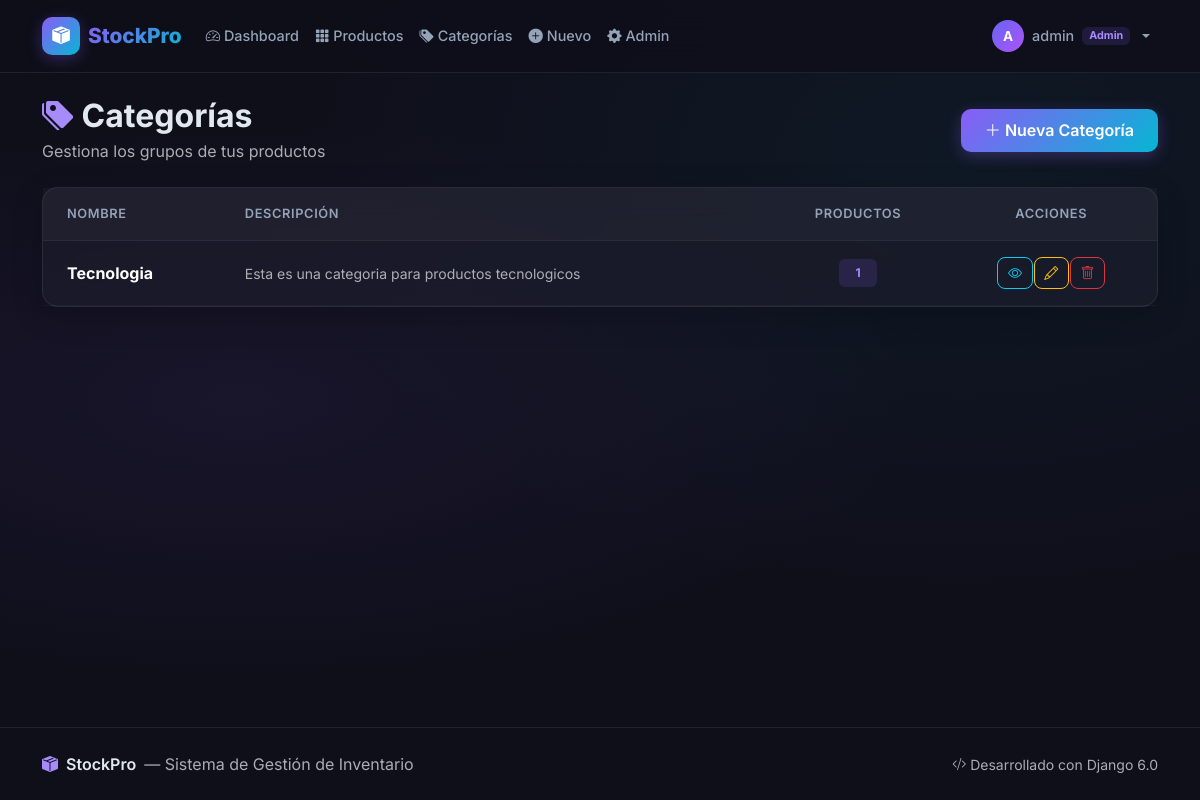
/categorias/ (signed in), run on the app's committed database.
### inventario/models.py (models this page shows, shortened)
class Categoria(models.Model):
    nombre = models.CharField(
        max_length=100,
        unique=True,
        verbose_name='Nombre de la categoría'
    )
    descripcion = models.TextField(
        blank=True,
        default='',
        verbose_name='Descripción'
    )
    class Meta:
        verbose_name = 'Categoría'
        verbose_name_plural = 'Categorías'
        ordering = ['nombre']

### inventario/views.py (the view)
# urls.py: path('categorias/', views.categoria_lista, name='categoria_lista'),
@login_required
def categoria_lista(request):
    categorias = Categoria.objects.annotate(total_productos=Count('productos'))
    return render(request, 'inventario/categoria_list.html', {
        'categorias': categorias,
    })

### templates/inventario/categoria_list.html (shortened to what this page needs)
{% extends 'base.html' %}
{% block content %}
<div class="d-flex flex-column flex-md-row justify-content-between align-items-start align-items-md-center mb-4 gap-3">
    <div>
        <h1 class="h2 fw-bold mb-1"><i class="bi bi-tags-fill text-purple"></i> Categorías</h1>
        <p class="text-muted mb-0">Gestiona los grupos de tus productos</p>
    </div>
    <a href="{% url 'categoria_crear' %}" class="btn btn-gradient">
        <i class="bi bi-plus-lg"></i> Nueva Categoría
    </a>
</div>
<div class="card glass-card">
    <div class="card-body p-0">
        <div class="table-responsive">
            <table class="table table-custom mb-0">
                <thead>
                    <tr>
                        <th class="ps-4">Nombre</th>
                        <th>Descripción</th>
                        <th class="text-center">Productos</th>
                        <th class="text-center">Acciones</th>
                    </tr>
                </thead>
                <tbody>
                    {% for categoria in categorias %}
                    <tr>
                        <td class="ps-4">
                            <span class="fw-bold text-white">{{ categoria.nombre }}</span>
                        </td>
                        <td>
                            <span class="text-muted small">{{ categoria.descripcion|default:"---"|truncatechars:60 }}</span>
                        </td>
                        <td class="text-center">
                            <span class="badge bg-purple-soft px-3 py-2">{{ categoria.total_productos }}</span>
                        </td>
                        <td class="text-center">
                            <div class="btn-group btn-group-sm">
                                <a href="{% url 'producto_lista' %}?categoria={{ categoria.id }}" class="btn btn-outline-info" title="Ver productos">
                                    <i class="bi bi-eye"></i>
                                </a>
                                <a href="{% url 'categoria_editar' categoria.pk %}" class="btn btn-outline-warning" title="Editar">
                                    <i class="bi bi-pencil"></i>
                                </a>
                                <a href="{% url 'categoria_eliminar' categoria.pk %}" class="btn btn-outline-danger" title="Eliminar">
                                    <i class="bi bi-trash"></i>
                                </a>
                            </div>
                        </td>
                    </tr>
                    {% endfor %}
                </tbody>
            </table>
        </div>
    </div>
</div>
{% endblock %}

### templates/base.html (shortened to what this page needs)
{% load static %}
{% load inventario_tags %}
<!DOCTYPE html>
<html lang="es" data-bs-theme="dark">
<head>
    <link href="https://cdn.jsdelivr.net/npm/bootstrap@5.3.3/dist/css/bootstrap.min.css" rel="stylesheet">
    <link href="https://cdn.jsdelivr.net/npm/bootstrap-icons@1.11.3/font/bootstrap-icons.min.css" rel="stylesheet">
    <link rel="stylesheet" href="{% static 'css/styles.css' %}">
</head>
<body>
    <nav class="navbar navbar-expand-lg navbar-custom sticky-top">
        <div class="container">
            <a class="navbar-brand d-flex align-items-center gap-2" href="{% url 'dashboard' %}">
                <div class="brand-icon">
                    <i class="bi bi-box-seam-fill"></i>
                </div>
                <span class="brand-text">StockPro</span>
            </a>
            <div class="collapse navbar-collapse" id="navbarNav">
                {% if user.is_authenticated %}
                <ul class="navbar-nav me-auto">
                    <li class="nav-item">
                        <a class="nav-link" href="{% url 'dashboard' %}" id="nav-dashboard">
                            <i class="bi bi-speedometer2"></i> Dashboard
                        </a>
                    </li>
                    <li class="nav-item">
                        <a class="nav-link" href="{% url 'producto_lista' %}" id="nav-productos">
                            <i class="bi bi-grid-3x3-gap-fill"></i> Productos
                        </a>
                    </li>
                    <li class="nav-item">
                        <a class="nav-link" href="{% url 'categoria_lista' %}" id="nav-categorias">
                            <i class="bi bi-tags-fill"></i> Categorías
                        </a>
                    </li>
                    <li class="nav-item">
                        <a class="nav-link" href="{% url 'producto_crear' %}" id="nav-nuevo">
                            <i class="bi bi-plus-circle-fill"></i> Nuevo
                        </a>
                    </li>
                    {% if user.is_staff %}
                    <li class="nav-item">
                        <a class="nav-link" href="{% url 'admin:index' %}" id="nav-admin" target="_blank">
                            <i class="bi bi-gear-fill"></i> Admin
                        </a>
                    </li>
                    {% endif %}
                </ul>
                <div class="navbar-nav">
                    <div class="nav-item dropdown">
                        <a class="nav-link dropdown-toggle d-flex align-items-center gap-2" href="#" role="button"
                           data-bs-toggle="dropdown" id="user-dropdown">
                            <div class="user-avatar">
                                {{ user.username|first|upper }}
                            </div>
                            <span>{{ user.username }}</span>
                            {% if user.is_staff %}
                            <span class="badge bg-purple-soft">Admin</span>
                            {% endif %}
                        </a>
                    </div>
                </div>
                {% endif %}
            </div>
        </div>
    </nav>
    <main class="main-content">
        <div class="container py-4">
            {% block content %}{% endblock %}
        </div>
    </main>
    <footer class="footer-custom">
        <div class="container">
            <div class="d-flex flex-column flex-md-row justify-content-between align-items-center gap-2">
                <div class="d-flex align-items-center gap-2">
                    <i class="bi bi-box-seam-fill text-purple"></i>
                    <span class="fw-semibold">StockPro</span>
                    <span class="text-muted">— Sistema de Gestión de Inventario</span>
                </div>
                <div class="text-muted small">
                    <i class="bi bi-code-slash"></i> Desarrollado con Django {{ django_version|default:"6.0" }}
                </div>
            </div>
        </div>
    </footer>
</body>
</html>

### static/css/styles.css (style rules this page uses)
:root { --purple-primary: #8b5cf6; --purple-dark: #7c3aed; --purple-light: #a78bfa; --purple-soft: rgba(139, 92, 246, 0.15); --gradient-primary: linear-gradient(135deg, #8b5cf6, #06b6d4); --gradient-accent: linear-gradient(135deg, #6366f1, #8b5cf6, #a855f7); --glass-bg: rgba(30, 30, 46, 0.6); --glass-border: rgba(255, 255, 255, 0.08); --surface: #1e1e2e; --surface-hover: #2a2a3e; --body-bg: #0f0f1a; --danger-soft: rgba(239, 68, 68, 0.15); --success-soft: rgba(34, 197, 94, 0.15); --warning-soft: rgba(234, 179, 8, 0.15); --info-soft: rgba(6, 182, 212, 0.15); --transition-base: all 0.3s cubic-bezier(0.4, 0, 0.2, 1); color-scheme: dark; }
* { box-sizing: border-box; }
body { font-family: 'Inter', -apple-system, BlinkMacSystemFont, 'Segoe UI', sans-serif; background-color: var(--body-bg); background-image: radial-gradient(ellipse at 20% 50%, rgba(139, 92, 246, 0.08) 0%, transparent 50%), radial-gradient(ellipse at 80% 20%, rgba(6, 182, 212, 0.06) 0%, transparent 50%); min-height: 100vh; display: flex; flex-direction: column; color: #e2e8f0; }
.main-content { flex: 1; }
.navbar-custom { background: rgba(15, 15, 26, 0.85); backdrop-filter: blur(20px); -webkit-backdrop-filter: blur(20px); border-bottom: 1px solid var(--glass-border); padding: 0.75rem 0; transition: var(--transition-base); }
.brand-icon { width: 38px; height: 38px; background: var(--gradient-primary); border-radius: 10px; display: flex; align-items: center; justify-content: center; font-size: 1.1rem; color: white; box-shadow: 0 4px 15px rgba(139, 92, 246, 0.3); }
.brand-text { font-weight: 800; font-size: 1.3rem; background: var(--gradient-primary); -webkit-background-clip: text; -webkit-text-fill-color: transparent; background-clip: text; }
.navbar-custom .nav-link { color: #94a3b8; font-weight: 500; font-size: 0.9rem; padding: 0.5rem 1rem; border-radius: 8px; transition: var(--transition-base); }
.user-avatar { width: 32px; height: 32px; background: var(--gradient-accent); border-radius: 50%; display: flex; align-items: center; justify-content: center; font-weight: 700; font-size: 0.85rem; color: white; }
.bg-purple-soft { background: var(--purple-soft) !important; color: var(--purple-light) !important; border: none; }
.glass-card { background: var(--glass-bg); backdrop-filter: blur(16px); -webkit-backdrop-filter: blur(16px); border: 1px solid var(--glass-border); border-radius: 16px; box-shadow: 0 8px 32px rgba(0, 0, 0, 0.2); transition: var(--transition-base); }
.btn-gradient { background: var(--gradient-primary); border: none; color: white; font-weight: 600; border-radius: 10px; padding: 0.6rem 1.5rem; transition: var(--transition-base); box-shadow: 0 4px 15px rgba(139, 92, 246, 0.3); }
.table-custom { --bs-table-bg: transparent; --bs-table-color: #e2e8f0; }
.table-custom thead th { background: rgba(255, 255, 255, 0.03); border-bottom: 1px solid var(--glass-border); color: #94a3b8; font-weight: 600; font-size: 0.8rem; text-transform: uppercase; letter-spacing: 0.05em; padding: 1rem; }
.table-custom tbody td { padding: 1rem; border-bottom: 1px solid rgba(255, 255, 255, 0.04); vertical-align: middle; }
.table-custom tbody tr { transition: var(--transition-base); }
.text-purple { color: var(--purple-light) !important; }
.footer-custom { background: rgba(15, 15, 26, 0.6); border-top: 1px solid var(--glass-border); padding: 1.5rem 0; margin-top: auto; }
.btn-group-sm > .btn { border-radius: 8px !important; margin: 0 2px; padding: 0.3rem 0.6rem; }
.card { animation: fadeInUp 0.5s cubic-bezier(0.4, 0, 0.2, 1); }

### data on the page
Categoria: nombre "Tecnologia", descripcion "Esta es una categoria para productos tecnologicos", total_productos "1"

### other printed values
{{ user.username|first|upper }} "A"
{{ user.username }} "admin"
{{ django_version|default:"6.0" }} "6.0"
